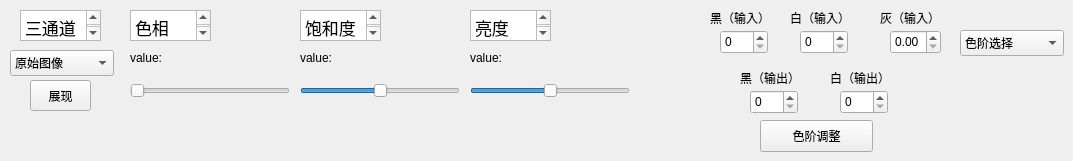
    <widget class="QWidget" name="tab">
     <attribute name="title">
      <string>彩色图像处理</string>
     </attribute>
     <widget class="QTextBrowser" name="textBrowser">
      <property name="geometry">
       <rect>
        <x>20</x>
        <y>10</y>
        <width>81</width>
        <height>31</height>
       </rect>
      </property>
      <property name="html">
       <string>&lt;!DOCTYPE HTML PUBLIC &quot;-//W3C//DTD HTML 4.0//EN&quot; &quot;http://www.w3.org/TR/REC-html40/strict.dtd&quot;&gt;
&lt;html&gt;&lt;head&gt;&lt;meta name=&quot;qrichtext&quot; content=&quot;1&quot; /&gt;&lt;style type=&quot;text/css&quot;&gt;
p, li { white-space: pre-wrap; }
&lt;/style&gt;&lt;/head&gt;&lt;body style=&quot; font-family:'.SF NS Text'; font-size:13pt; font-weight:400; font-style:normal;&quot;&gt;
&lt;p style=&quot; margin-top:0px; margin-bottom:0px; margin-left:0px; margin-right:0px; -qt-block-indent:0; text-indent:0px;&quot;&gt;三通道分离&lt;/p&gt;
&lt;p style=&quot;-qt-paragraph-type:empty; margin-top:0px; margin-bottom:0px; margin-left:0px; margin-right:0px; -qt-block-indent:0; text-indent:0px;&quot;&gt;&lt;br /&gt;&lt;/p&gt;&lt;/body&gt;&lt;/html&gt;</string>
      </property>
     </widget>
     <widget class="QComboBox" name="graphType">
      <property name="geometry">
       <rect>
        <x>10</x>
        <y>50</y>
        <width>104</width>
        <height>26</height>
       </rect>
      </property>
      <item>
       <property name="text">
        <string>原始图像</string>
       </property>
      </item>
      <item>
       <property name="text">
        <string>B通道</string>
       </property>
      </item>
      <item>
       <property name="text">
        <string>G通道</string>
       </property>
      </item>
      <item>
       <property name="text">
        <string>R通道</string>
       </property>
      </item>
      <item>
       <property name="text">
        <string>灰度图像</string>
       </property>
      </item>
     </widget>
     <widget class="QPushButton" name="showGraph">
      <property name="geometry">
       <rect>
        <x>30</x>
        <y>80</y>
        <width>61</width>
        <height>31</height>
       </rect>
      </property>
      <property name="text">
       <string>展现</string>
      </property>
     </widget>
     <widget class="QSlider" name="horizontalSlider_H">
      <property name="geometry">
       <rect>
        <x>130</x>
        <y>80</y>
        <width>160</width>
        <height>22</height>
       </rect>
      </property>
      <property name="maximum">
       <number>360</number>
      </property>
      <property name="orientation">
       <enum>Qt::Horizontal</enum>
      </property>
     </widget>
     <widget class="QSlider" name="horizontalSlider_S">
      <property name="geometry">
       <rect>
        <x>300</x>
        <y>80</y>
        <width>160</width>
        <height>22</height>
       </rect>
      </property>
      <property name="minimum">
       <number>-255</number>
      </property>
      <property name="maximum">
       <number>255</number>
      </property>
      <property name="orientation">
       <enum>Qt::Horizontal</enum>
      </property>
     </widget>
     <widget class="QSlider" name="horizontalSlider_V">
      <property name="geometry">
       <rect>
        <x>470</x>
        <y>80</y>
        <width>160</width>
        <height>22</height>
       </rect>
      </property>
      <property name="minimum">
       <number>-255</number>
      </property>
      <property name="maximum">
       <number>255</number>
      </property>
      <property name="orientation">
       <enum>Qt::Horizontal</enum>
      </property>
     </widget>
     <widget class="QTextBrowser" name="textBrowser_4">
      <property name="geometry">
       <rect>
        <x>130</x>
        <y>10</y>
        <width>81</width>
        <height>31</height>
       </rect>
      </property>
      <property name="html">
       <string>&lt;!DOCTYPE HTML PUBLIC &quot;-//W3C//DTD HTML 4.0//EN&quot; &quot;http://www.w3.org/TR/REC-html40/strict.dtd&quot;&gt;
&lt;html&gt;&lt;head&gt;&lt;meta name=&quot;qrichtext&quot; content=&quot;1&quot; /&gt;&lt;style type=&quot;text/css&quot;&gt;
p, li { white-space: pre-wrap; }
&lt;/style&gt;&lt;/head&gt;&lt;body style=&quot; font-family:'.SF NS Text'; font-size:13pt; font-weight:400; font-style:normal;&quot;&gt;
&lt;p style=&quot; margin-top:0px; margin-bottom:0px; margin-left:0px; margin-right:0px; -qt-block-indent:0; text-indent:0px;&quot;&gt;色相&lt;/p&gt;
&lt;p style=&quot;-qt-paragraph-type:empty; margin-top:0px; margin-bottom:0px; margin-left:0px; margin-right:0px; -qt-block-indent:0; text-indent:0px;&quot;&gt;&lt;br /&gt;&lt;/p&gt;&lt;/body&gt;&lt;/html&gt;</string>
      </property>
     </widget>
     <widget class="QTextBrowser" name="textBrowser_5">
      <property name="geometry">
       <rect>
        <x>300</x>
        <y>10</y>
        <width>81</width>
        <height>31</height>
       </rect>
      </property>
      <property name="html">
       <string>&lt;!DOCTYPE HTML PUBLIC &quot;-//W3C//DTD HTML 4.0//EN&quot; &quot;http://www.w3.org/TR/REC-html40/strict.dtd&quot;&gt;
&lt;html&gt;&lt;head&gt;&lt;meta name=&quot;qrichtext&quot; content=&quot;1&quot; /&gt;&lt;style type=&quot;text/css&quot;&gt;
p, li { white-space: pre-wrap; }
&lt;/style&gt;&lt;/head&gt;&lt;body style=&quot; font-family:'.SF NS Text'; font-size:13pt; font-weight:400; font-style:normal;&quot;&gt;
&lt;p style=&quot; margin-top:0px; margin-bottom:0px; margin-left:0px; margin-right:0px; -qt-block-indent:0; text-indent:0px;&quot;&gt;饱和度&lt;/p&gt;&lt;/body&gt;&lt;/html&gt;</string>
      </property>
     </widget>
     <widget class="QTextBrowser" name="textBrowser_6">
      <property name="geometry">
       <rect>
        <x>470</x>
        <y>10</y>
        <width>81</width>
        <height>31</height>
       </rect>
      </property>
      <property name="html">
       <string>&lt;!DOCTYPE HTML PUBLIC &quot;-//W3C//DTD HTML 4.0//EN&quot; &quot;http://www.w3.org/TR/REC-html40/strict.dtd&quot;&gt;
&lt;html&gt;&lt;head&gt;&lt;meta name=&quot;qrichtext&quot; content=&quot;1&quot; /&gt;&lt;style type=&quot;text/css&quot;&gt;
p, li { white-space: pre-wrap; }
&lt;/style&gt;&lt;/head&gt;&lt;body style=&quot; font-family:'.SF NS Text'; font-size:13pt; font-weight:400; font-style:normal;&quot;&gt;
&lt;p style=&quot; margin-top:0px; margin-bottom:0px; margin-left:0px; margin-right:0px; -qt-block-indent:0; text-indent:0px;&quot;&gt;亮度&lt;/p&gt;&lt;/body&gt;&lt;/html&gt;</string>
      </property>
     </widget>
     <widget class="QLabel" name="label_h">
      <property name="geometry">
       <rect>
        <x>130</x>
        <y>50</y>
        <width>60</width>
        <height>16</height>
       </rect>
      </property>
      <property name="text">
       <string>value:</string>
      </property>
     </widget>
     <widget class="QLabel" name="label_s">
      <property name="geometry">
       <rect>
        <x>300</x>
        <y>50</y>
        <width>60</width>
        <height>16</height>
       </rect>
      </property>
      <property name="text">
       <string>value:</string>
      </property>
     </widget>
     <widget class="QLabel" name="label_v">
      <property name="geometry">
       <rect>
        <x>470</x>
        <y>50</y>
        <width>60</width>
        <height>16</height>
       </rect>
      </property>
      <property name="text">
       <string>value:</string>
      </property>
     </widget>
     <widget class="QSpinBox" name="black">
      <property name="geometry">
       <rect>
        <x>720</x>
        <y>30</y>
        <width>48</width>
        <height>24</height>
       </rect>
      </property>
      <property name="maximum">
       <number>255</number>
      </property>
     </widget>
     <widget class="QSpinBox" name="white">
      <property name="geometry">
       <rect>
        <x>800</x>
        <y>30</y>
        <width>48</width>
        <height>24</height>
       </rect>
      </property>
      <property name="maximum">
       <number>255</number>
      </property>
     </widget>
     <widget class="QDoubleSpinBox" name="gray">
      <property name="geometry">
       <rect>
        <x>890</x>
        <y>30</y>
        <width>51</width>
        <height>24</height>
       </rect>
      </property>
      <property name="maximum">
       <double>10.000000000000000</double>
      </property>
     </widget>
     <widget class="QSpinBox" name="black_2">
      <property name="geometry">
       <rect>
        <x>750</x>
        <y>90</y>
        <width>48</width>
        <height>24</height>
       </rect>
      </property>
      <property name="maximum">
       <number>255</number>
      </property>
     </widget>
     <widget class="QSpinBox" name="white_2">
      <property name="geometry">
       <rect>
        <x>840</x>
        <y>90</y>
        <width>48</width>
        <height>24</height>
       </rect>
      </property>
      <property name="maximum">
       <number>255</number>
      </property>
     </widget>
     <widget class="QLabel" name="label">
      <property name="geometry">
       <rect>
        <x>710</x>
        <y>10</y>
        <width>61</width>
        <height>16</height>
       </rect>
      </property>
      <property name="text">
       <string>黑（输入）</string>
      </property>
     </widget>
     <widget class="QLabel" name="label_14">
      <property name="geometry">
       <rect>
        <x>790</x>
        <y>10</y>
        <width>60</width>
        <height>16</height>
       </rect>
      </property>
      <property name="text">
       <string>白（输入）</string>
      </property>
     </widget>
     <widget class="QLabel" name="label_15">
      <property name="geometry">
       <rect>
        <x>880</x>
        <y>10</y>
        <width>60</width>
        <height>16</height>
       </rect>
      </property>
      <property name="text">
       <string>灰（输入）</string>
      </property>
     </widget>
     <widget class="QLabel" name="label_16">
      <property name="geometry">
       <rect>
        <x>740</x>
        <y>70</y>
        <width>60</width>
        <height>16</height>
       </rect>
      </property>
      <property name="text">
       <string>黑（输出）</string>
      </property>
     </widget>
     <widget class="QLabel" name="label_17">
      <property name="geometry">
       <rect>
        <x>830</x>
        <y>70</y>
        <width>60</width>
        <height>16</height>
       </rect>
      </property>
      <property name="text">
       <string>白（输出）</string>
      </property>
     </widget>
     <widget class="QPushButton" name="color">
      <property name="geometry">
       <rect>
        <x>760</x>
        <y>120</y>
        <width>113</width>
        <height>32</height>
       </rect>
      </property>
      <property name="text">
       <string>色阶调整</string>
      </property>
     </widget>
     <widget class="QComboBox" name="colorlv">
      <property name="geometry">
       <rect>
        <x>960</x>
        <y>30</y>
        <width>104</width>
        <height>26</height>
       </rect>
      </property>
      <item>
       <property name="text">
        <string>色阶选择</string>
       </property>
      </item>
      <item>
       <property name="text">
        <string>RGB</string>
       </property>
      </item>
      <item>
       <property name="text">
        <string>R</string>
       </property>
      </item>
      <item>
       <property name="text">
        <string>G</string>
       </property>
      </item>
      <item>
       <property name="text">
        <string>B</string>
       </property>
      </item>
     </widget>
    </widget>
